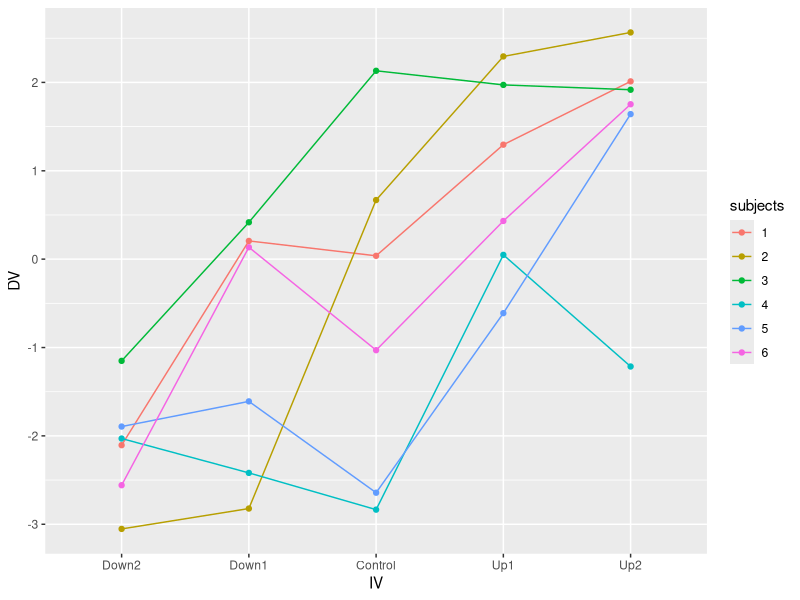
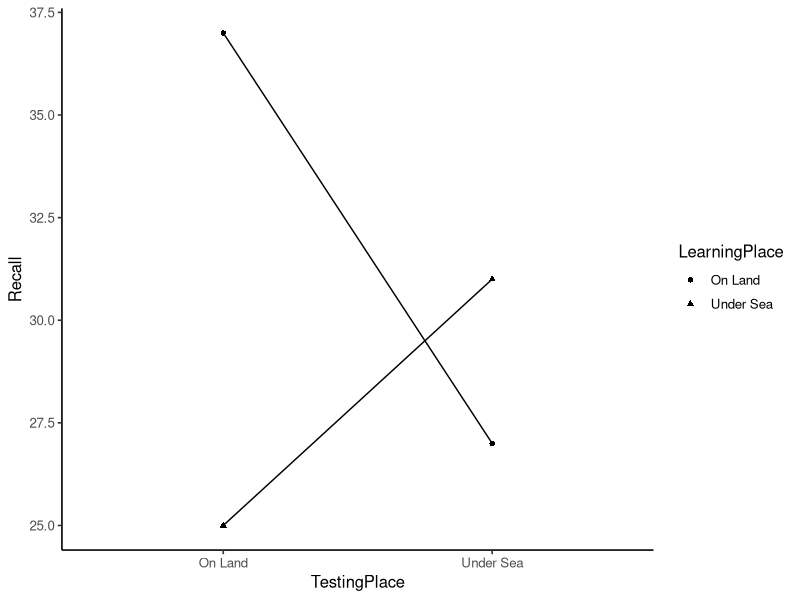

The R source for these figures, in order: (Note: this script raises an error after producing the figures.)
## ---- chunk 1
knitr::opts_chunk$set(echo = TRUE)
## ---- chunk 2
# mean=0, sd=1

library(tibble)
library(ggplot2)
library(dplyr)

sim_data <- tibble(
subjects = rep(1:6, each=5),
IV = rep(c("Down2", "Down1","Control","Up1","Up2"), 6),
DV = rnorm(6*5,c(-2,-1,0,1,2),1)
) %>%
  mutate(DV=DV+rep(rnorm(6,0,1), each=5))
  
sim_data$IV <- factor(sim_data$IV, levels = c("Down2", "Down1","Control","Up1","Up2"))

sim_data$subjects <- as.factor(sim_data$subjects)

ggplot(sim_data, aes(x=IV, y=DV, group=subjects, color=subjects))+
  geom_point()+
  geom_line()

## ---- chunk 3
save_p <- c()


for (i in 1:1000){
sim_data <- tibble(
subjects = rep(1:6, each=5),
IV = rep(c("Down2", "Down1","Control","Up1","Up2"), 6),
DV = rnorm(6*5,c(-.2,-.1,0,.1,.2),1)
) %>%
  mutate(DV=DV+rep(rnorm(6,0,1), each=5))
  
sim_data$IV <- factor(sim_data$IV, levels = c("Down2", "Down1","Control","Up1","Up2"))

sim_data$subjects <- as.factor(sim_data$subjects)


aov_out <- summary(aov(DV ~ IV + Error(subjects), sim_data))

save_p[i] <- aov_out[2]$`Error: Within`[[1]]$`Pr(>F)`[1]

}

length(save_p[save_p<0.05])/1000

## ---- chunk 4
godden_baddeley <- tribble(~Subjects,~LearningPlace,~TestingPlace,~Recall,
        "s1","On Land","On Land",34,
        "s2","On Land","On Land",37,
        "s3","On Land","On Land",27,
        "s4","On Land","On Land",43,
        "s5","On Land","On Land",44,
        "s1","On Land","Under Sea",18,
        "s2","On Land","Under Sea",21,
        "s3","On Land","Under Sea",25,
        "s4","On Land","Under Sea",37,
        "s5","On Land","Under Sea",34,
        "s1","Under Sea","On Land",14,
        "s2","Under Sea","On Land",21,
        "s3","Under Sea","On Land",31,
        "s4","Under Sea","On Land",27,
        "s5","Under Sea","On Land",32,
        "s1","Under Sea","Under Sea",22,
        "s2","Under Sea","Under Sea",25,
        "s3","Under Sea","Under Sea",33,
        "s4","Under Sea","Under Sea",33,
        "s5","Under Sea","Under Sea",42
        )

# convert IVs to factors
godden_baddeley <- godden_baddeley %>%
  mutate(Subjects = as.factor(Subjects),
         LearningPlace = as.factor(LearningPlace),
         TestingPlace = as.factor(TestingPlace))

# run ANOVA
aov_out <- aov(Recall ~ LearningPlace*TestingPlace + Error(Subjects/(LearningPlace*TestingPlace)), godden_baddeley)

# print out ANOVA summary table
summary(aov_out)

# generate plot of means
library(ggplot2)

ggplot(godden_baddeley, aes(x=TestingPlace,
                            y=Recall,
                            shape=LearningPlace,
                            group=LearningPlace))+
  geom_point(stat="summary",fun="mean")+
  geom_line(stat="summary",fun="mean")+
  theme_classic(base_size=12)



#### One-sample t-test solutions.

### Main effect of Learning Place

learning_place_means <- godden_baddeley %>%
  group_by(Subjects, LearningPlace) %>%
  summarise(mean_recall = mean(Recall))

t.test(mean_recall ~ LearningPlace, paired=TRUE, data = learning_place_means)

learning_land <- learning_place_means %>%
  filter(LearningPlace=="On Land")%>%
  select(mean_recall)

learning_sea <- learning_place_means %>%
  filter(LearningPlace=="Under Sea")%>%
  select(mean_recall)

t.test(learning_land$mean_recall - learning_sea$mean_recall, mu=0)


### Main effect of Testing Place

testing_place_means <- godden_baddeley %>%
  group_by(Subjects, TestingPlace) %>%
  summarise(mean_recall = mean(Recall))

t.test(mean_recall ~ TestingPlace, paired=TRUE, data = testing_place_means)

testing_land <- testing_place_means %>%
  filter(TestingPlace=="On Land")%>%
  select(mean_recall)

testing_sea <- testing_place_means %>%
  filter(TestingPlace=="Under Sea")%>%
  select(mean_recall)

t.test(testing_land$mean_recall - testing_sea$mean_recall, mu=0)

## Interaction

LL <- godden_baddeley %>%
filter(LearningPlace=="On Land",
       TestingPlace=="On Land")%>%
pull(Recall)

LS <- godden_baddeley %>%
filter(LearningPlace=="On Land",
       TestingPlace=="Under Sea")%>%
pull(Recall)

LL-LS

SL <- godden_baddeley %>%
filter(LearningPlace=="Under Sea",
       TestingPlace=="On Land")%>%
pull(Recall)

SS <- godden_baddeley %>%
filter(LearningPlace=="Under Sea",
       TestingPlace=="Under Sea")%>%
pull(Recall)

SL-SS

t.test((LL-LS) - (SL-SS), mu=0)

## ---- chunk 5
sphericity <- tribble(~S, ~a1, ~a2, ~a3, ~a4,
        "s1",76,64,34,26,
        "s2",60,48,46,30,
        "s3",58,34,32,28,
        "s4",46,46,32,28,
        "s5",30,18,36,28
        )

## ---- chunk 6
library(tidyr)

sphericity <- pivot_longer(sphericity,
                           cols=!S,
                           names_to = "IV",
                           values_to = "DV")


ggplot(sphericity, aes(x=IV, y=DV, color=S, group=S))+
  geom_point()+
  geom_line()
## ---- chunk 7
sphericity <- tribble(~S, ~a1, ~a2, ~a3, ~a4,
        "s1",76,64,34,26,
        "s2",60,48,18,10,
        "s3",58,46,16,8,
        "s4",46,34,4,-4,
        "s5",30,18,-12,-20
        )


sphericity <- pivot_longer(sphericity,
                           cols=!S,
                           names_to = "IV",
                           values_to = "DV")


ggplot(sphericity, aes(x=IV, y=DV, color=S, group=S))+
  geom_point()+
  geom_line()



## ---- chunk 8
sphericity <- tribble(~S, ~a1, ~a2, ~a3, ~a4,
        "s1",76,64,34,26,
        "s2",60,48,18,10,
        "s3",58,46,16,8,
        "s4",46,34,4,-4,
        "s5",30,18,-12,-20
        )
textbook <- sphericity


## selecting the table of values in each column
textbook[,2:5]

## computing the covariation matrix
cov(textbook[,2:5])

## ta
colMeans(cov(textbook[,2:5]))

## sa-s
colMeans(cov(textbook[,2:5])) - mean(cov(textbook[,2:5]))

## double-centering

cov_matrix <- cov(textbook[,2:5])
col_mean_matrix <- cov_matrix*0 + colMeans(cov_matrix)
row_mean_matrix <- t(cov_matrix*0 + rowMeans(cov_matrix))
dc_matrix <- cov_matrix - col_mean_matrix -row_mean_matrix + mean(cov_matrix)

## greenhouse-geisser
sum(diag(dc_matrix))^2 / ((dim(dc_matrix)[1]-1)*sum(dc_matrix^2))


